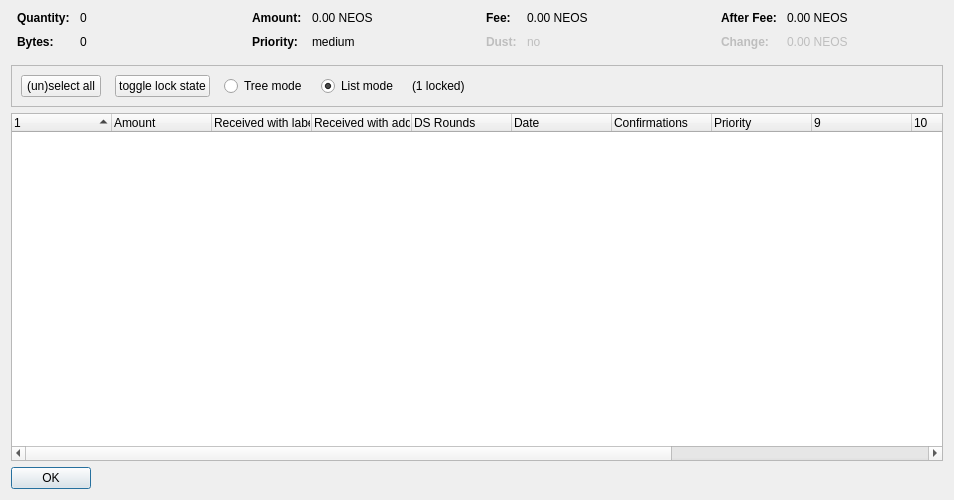
<?xml version="1.0" encoding="UTF-8"?>
<ui version="4.0">
 <class>CoinControlDialog</class>
 <widget class="QDialog" name="CoinControlDialog">
  <property name="geometry">
   <rect>
    <x>0</x>
    <y>0</y>
    <width>954</width>
    <height>500</height>
   </rect>
  </property>
  <property name="windowTitle">
   <string>Coin Selection</string>
  </property>
  <layout class="QVBoxLayout" name="verticalLayout">
   <item>
    <layout class="QHBoxLayout" name="horizontalLayoutTop" stretch="0,0,0,0">
     <property name="topMargin">
      <number>0</number>
     </property>
     <property name="bottomMargin">
      <number>10</number>
     </property>
     <item>
      <layout class="QFormLayout" name="formLayoutCoinControl1">
       <property name="horizontalSpacing">
        <number>10</number>
       </property>
       <property name="verticalSpacing">
        <number>10</number>
       </property>
       <property name="leftMargin">
        <number>6</number>
       </property>
       <property name="rightMargin">
        <number>6</number>
       </property>
       <item row="0" column="0">
        <widget class="QLabel" name="labelCoinControlQuantityText">
         <property name="font">
          <font>
           <weight>75</weight>
           <bold>true</bold>
          </font>
         </property>
         <property name="text">
          <string>Quantity:</string>
         </property>
        </widget>
       </item>
       <item row="0" column="1">
        <widget class="QLabel" name="labelCoinControlQuantity">
         <property name="cursor">
          <cursorShape>IBeamCursor</cursorShape>
         </property>
         <property name="contextMenuPolicy">
          <enum>Qt::ActionsContextMenu</enum>
         </property>
         <property name="text">
          <string notr="true">0</string>
         </property>
         <property name="textInteractionFlags">
          <set>Qt::LinksAccessibleByMouse|Qt::TextSelectableByKeyboard|Qt::TextSelectableByMouse</set>
         </property>
        </widget>
       </item>
       <item row="1" column="0">
        <widget class="QLabel" name="labelCoinControlBytesText">
         <property name="font">
          <font>
           <weight>75</weight>
           <bold>true</bold>
          </font>
         </property>
         <property name="text">
          <string>Bytes:</string>
         </property>
        </widget>
       </item>
       <item row="1" column="1">
        <widget class="QLabel" name="labelCoinControlBytes">
         <property name="cursor">
          <cursorShape>IBeamCursor</cursorShape>
         </property>
         <property name="contextMenuPolicy">
          <enum>Qt::ActionsContextMenu</enum>
         </property>
         <property name="text">
          <string notr="true">0</string>
         </property>
         <property name="textInteractionFlags">
          <set>Qt::LinksAccessibleByMouse|Qt::TextSelectableByKeyboard|Qt::TextSelectableByMouse</set>
         </property>
        </widget>
       </item>
      </layout>
     </item>
     <item>
      <layout class="QFormLayout" name="formLayoutCoinControl2">
       <property name="horizontalSpacing">
        <number>10</number>
       </property>
       <property name="verticalSpacing">
        <number>10</number>
       </property>
       <property name="leftMargin">
        <number>6</number>
       </property>
       <property name="rightMargin">
        <number>6</number>
       </property>
       <item row="0" column="0">
        <widget class="QLabel" name="labelCoinControlAmountText">
         <property name="font">
          <font>
           <weight>75</weight>
           <bold>true</bold>
          </font>
         </property>
         <property name="text">
          <string>Amount:</string>
         </property>
        </widget>
       </item>
       <item row="0" column="1">
        <widget class="QLabel" name="labelCoinControlAmount">
         <property name="cursor">
          <cursorShape>IBeamCursor</cursorShape>
         </property>
         <property name="contextMenuPolicy">
          <enum>Qt::ActionsContextMenu</enum>
         </property>
         <property name="text">
          <string notr="true">0.00 NEOS</string>
         </property>
         <property name="textInteractionFlags">
          <set>Qt::LinksAccessibleByMouse|Qt::TextSelectableByKeyboard|Qt::TextSelectableByMouse</set>
         </property>
        </widget>
       </item>
       <item row="1" column="0">
        <widget class="QLabel" name="labelCoinControlPriorityText">
         <property name="font">
          <font>
           <weight>75</weight>
           <bold>true</bold>
          </font>
         </property>
         <property name="text">
          <string>Priority:</string>
         </property>
        </widget>
       </item>
       <item row="1" column="1">
        <widget class="QLabel" name="labelCoinControlPriority">
         <property name="cursor">
          <cursorShape>IBeamCursor</cursorShape>
         </property>
         <property name="contextMenuPolicy">
          <enum>Qt::ActionsContextMenu</enum>
         </property>
         <property name="text">
          <string>medium</string>
         </property>
         <property name="textInteractionFlags">
          <set>Qt::LinksAccessibleByMouse|Qt::TextSelectableByKeyboard|Qt::TextSelectableByMouse</set>
         </property>
        </widget>
       </item>
      </layout>
     </item>
     <item>
      <layout class="QFormLayout" name="formLayoutCoinControl3">
       <property name="horizontalSpacing">
        <number>10</number>
       </property>
       <property name="verticalSpacing">
        <number>10</number>
       </property>
       <property name="leftMargin">
        <number>6</number>
       </property>
       <property name="rightMargin">
        <number>6</number>
       </property>
       <item row="0" column="0">
        <widget class="QLabel" name="labelCoinControlFeeText">
         <property name="font">
          <font>
           <weight>75</weight>
           <bold>true</bold>
          </font>
         </property>
         <property name="text">
          <string>Fee:</string>
         </property>
        </widget>
       </item>
       <item row="0" column="1">
        <widget class="QLabel" name="labelCoinControlFee">
         <property name="cursor">
          <cursorShape>IBeamCursor</cursorShape>
         </property>
         <property name="contextMenuPolicy">
          <enum>Qt::ActionsContextMenu</enum>
         </property>
         <property name="text">
          <string notr="true">0.00 NEOS</string>
         </property>
         <property name="textInteractionFlags">
          <set>Qt::LinksAccessibleByMouse|Qt::TextSelectableByKeyboard|Qt::TextSelectableByMouse</set>
         </property>
        </widget>
       </item>
       <item row="1" column="0">
        <widget class="QLabel" name="labelCoinControlLowOutputText">
         <property name="enabled">
          <bool>false</bool>
         </property>
         <property name="font">
          <font>
           <weight>75</weight>
           <bold>true</bold>
          </font>
         </property>
         <property name="text">
          <string>Dust:</string>
         </property>
        </widget>
       </item>
       <item row="1" column="1">
        <widget class="QLabel" name="labelCoinControlLowOutput">
         <property name="enabled">
          <bool>false</bool>
         </property>
         <property name="cursor">
          <cursorShape>IBeamCursor</cursorShape>
         </property>
         <property name="contextMenuPolicy">
          <enum>Qt::ActionsContextMenu</enum>
         </property>
         <property name="text">
          <string>no</string>
         </property>
         <property name="textInteractionFlags">
          <set>Qt::LinksAccessibleByMouse|Qt::TextSelectableByKeyboard|Qt::TextSelectableByMouse</set>
         </property>
        </widget>
       </item>
      </layout>
     </item>
     <item>
      <layout class="QFormLayout" name="formLayoutCoinControl4">
       <property name="horizontalSpacing">
        <number>10</number>
       </property>
       <property name="verticalSpacing">
        <number>10</number>
       </property>
       <property name="leftMargin">
        <number>6</number>
       </property>
       <property name="rightMargin">
        <number>6</number>
       </property>
       <item row="0" column="0">
        <widget class="QLabel" name="labelCoinControlAfterFeeText">
         <property name="font">
          <font>
           <weight>75</weight>
           <bold>true</bold>
          </font>
         </property>
         <property name="text">
          <string>After Fee:</string>
         </property>
        </widget>
       </item>
       <item row="0" column="1">
        <widget class="QLabel" name="labelCoinControlAfterFee">
         <property name="cursor">
          <cursorShape>IBeamCursor</cursorShape>
         </property>
         <property name="contextMenuPolicy">
          <enum>Qt::ActionsContextMenu</enum>
         </property>
         <property name="text">
          <string notr="true">0.00 NEOS</string>
         </property>
         <property name="textInteractionFlags">
          <set>Qt::LinksAccessibleByMouse|Qt::TextSelectableByKeyboard|Qt::TextSelectableByMouse</set>
         </property>
        </widget>
       </item>
       <item row="1" column="0">
        <widget class="QLabel" name="labelCoinControlChangeText">
         <property name="enabled">
          <bool>false</bool>
         </property>
         <property name="font">
          <font>
           <weight>75</weight>
           <bold>true</bold>
          </font>
         </property>
         <property name="text">
          <string>Change:</string>
         </property>
        </widget>
       </item>
       <item row="1" column="1">
        <widget class="QLabel" name="labelCoinControlChange">
         <property name="enabled">
          <bool>false</bool>
         </property>
         <property name="cursor">
          <cursorShape>IBeamCursor</cursorShape>
         </property>
         <property name="contextMenuPolicy">
          <enum>Qt::ActionsContextMenu</enum>
         </property>
         <property name="text">
          <string notr="true">0.00 NEOS</string>
         </property>
         <property name="textInteractionFlags">
          <set>Qt::LinksAccessibleByMouse|Qt::TextSelectableByKeyboard|Qt::TextSelectableByMouse</set>
         </property>
        </widget>
       </item>
      </layout>
     </item>
    </layout>
   </item>
   <item>
    <widget class="QFrame" name="frame">
     <property name="minimumSize">
      <size>
       <width>0</width>
       <height>40</height>
      </size>
     </property>
     <property name="frameShape">
      <enum>QFrame::StyledPanel</enum>
     </property>
     <property name="frameShadow">
      <enum>QFrame::Sunken</enum>
     </property>
     <layout class="QHBoxLayout" name="horizontalLayout">
      <item>
       <layout class="QHBoxLayout" name="horizontalLayoutPanel" stretch="0,0,0,0,0,0">
        <property name="spacing">
         <number>14</number>
        </property>
        <item>
         <widget class="QPushButton" name="pushButtonSelectAll">
          <property name="sizePolicy">
           <sizepolicy hsizetype="Maximum" vsizetype="Fixed">
            <horstretch>0</horstretch>
            <verstretch>0</verstretch>
           </sizepolicy>
          </property>
          <property name="text">
           <string>(un)select all</string>
          </property>
          <property name="autoDefault">
           <bool>false</bool>
          </property>
         </widget>
        </item>
        <item>
         <widget class="QPushButton" name="pushButtonToggleLock">
          <property name="sizePolicy">
           <sizepolicy hsizetype="Maximum" vsizetype="Fixed">
            <horstretch>0</horstretch>
            <verstretch>0</verstretch>
           </sizepolicy>
          </property>
          <property name="text">
           <string>toggle lock state</string>
          </property>
          <property name="autoDefault">
           <bool>false</bool>
          </property>
         </widget>
        </item>
        <item>
         <widget class="QRadioButton" name="radioTreeMode">
          <property name="sizePolicy">
           <sizepolicy hsizetype="Maximum" vsizetype="Fixed">
            <horstretch>0</horstretch>
            <verstretch>0</verstretch>
           </sizepolicy>
          </property>
          <property name="text">
           <string>Tree mode</string>
          </property>
         </widget>
        </item>
        <item>
         <widget class="QRadioButton" name="radioListMode">
          <property name="sizePolicy">
           <sizepolicy hsizetype="Maximum" vsizetype="Fixed">
            <horstretch>0</horstretch>
            <verstretch>0</verstretch>
           </sizepolicy>
          </property>
          <property name="text">
           <string>List mode</string>
          </property>
          <property name="checked">
           <bool>true</bool>
          </property>
         </widget>
        </item>
        <item>
         <widget class="QLabel" name="labelLocked">
          <property name="text">
           <string>(1 locked)</string>
          </property>
         </widget>
        </item>
        <item>
         <spacer name="horizontalSpacer">
          <property name="orientation">
           <enum>Qt::Horizontal</enum>
          </property>
          <property name="sizeHint" stdset="0">
           <size>
            <width>40</width>
            <height>20</height>
           </size>
          </property>
         </spacer>
        </item>
       </layout>
      </item>
     </layout>
    </widget>
   </item>
   <item>
    <widget class="CoinControlTreeWidget" name="treeWidget">
     <property name="contextMenuPolicy">
      <enum>Qt::CustomContextMenu</enum>
     </property>
     <property name="sortingEnabled">
      <bool>false</bool>
     </property>
     <property name="columnCount">
      <number>13</number>
     </property>
     <attribute name="headerShowSortIndicator" stdset="0">
      <bool>true</bool>
     </attribute>
     <attribute name="headerStretchLastSection">
      <bool>false</bool>
     </attribute>
     <column>
      <property name="text">
       <string/>
      </property>
     </column>
     <column>
      <property name="text">
       <string>Amount</string>
      </property>
     </column>
     <column>
      <property name="text">
       <string>Received with label</string>
      </property>
     </column>
     <column>
      <property name="text">
       <string>Received with address</string>
      </property>
     </column>
     <column>
      <property name="text">
       <string>DS Rounds</string>
      </property>
     </column>
     <column>
      <property name="text">
       <string>Date</string>
      </property>
     </column>
     <column>
      <property name="text">
       <string>Confirmations</string>
      </property>
      <property name="toolTip">
       <string>Confirmed</string>
      </property>
     </column>
     <column>
      <property name="text">
       <string>Priority</string>
      </property>
     </column>
     <column>
      <property name="text">
       <string/>
      </property>
     </column>
     <column>
      <property name="text">
       <string/>
      </property>
     </column>
     <column>
      <property name="text">
       <string/>
      </property>
     </column>
     <column>
      <property name="text">
       <string/>
      </property>
     </column>
     <column>
      <property name="text">
       <string/>
      </property>
     </column>
    </widget>
   </item>
   <item>
    <widget class="QDialogButtonBox" name="buttonBox">
     <property name="sizePolicy">
      <sizepolicy hsizetype="Maximum" vsizetype="Fixed">
       <horstretch>0</horstretch>
       <verstretch>0</verstretch>
      </sizepolicy>
     </property>
     <property name="orientation">
      <enum>Qt::Horizontal</enum>
     </property>
     <property name="standardButtons">
      <set>QDialogButtonBox::Ok</set>
     </property>
    </widget>
   </item>
  </layout>
 </widget>
 <customwidgets>
  <customwidget>
   <class>CoinControlTreeWidget</class>
   <extends>QTreeWidget</extends>
   <header>coincontroltreewidget.h</header>
  </customwidget>
 </customwidgets>
 <resources/>
 <connections/>
</ui>
